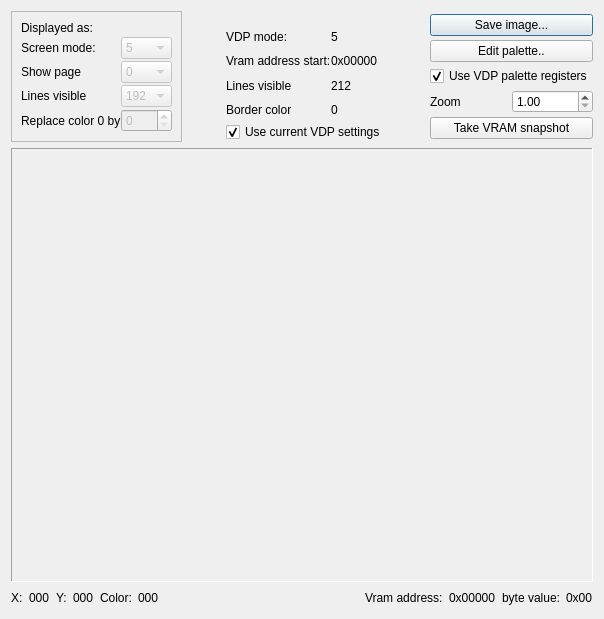
<ui version="4.0" >
 <class>BitMapViewer</class>
 <widget class="QDialog" name="BitMapViewer" >
  <property name="geometry" >
   <rect>
    <x>0</x>
    <y>0</y>
    <width>604</width>
    <height>619</height>
   </rect>
  </property>
  <property name="windowTitle" >
   <string>Dialog</string>
  </property>
  <layout class="QVBoxLayout" name="verticalLayout_4" >
   <item>
    <layout class="QHBoxLayout" name="horizontalLayout_4" >
     <property name="spacing" >
      <number>0</number>
     </property>
     <item>
      <widget class="QFrame" name="frame" >
       <property name="frameShape" >
        <enum>QFrame::StyledPanel</enum>
       </property>
       <property name="frameShadow" >
        <enum>QFrame::Raised</enum>
       </property>
       <layout class="QGridLayout" name="gridLayout" >
        <property name="horizontalSpacing" >
         <number>0</number>
        </property>
        <property name="verticalSpacing" >
         <number>2</number>
        </property>
        <item row="1" column="0" >
         <widget class="QLabel" name="label" >
          <property name="text" >
           <string>Screen mode:</string>
          </property>
         </widget>
        </item>
        <item row="1" column="1" >
         <widget class="QComboBox" name="screenMode" >
          <property name="enabled" >
           <bool>false</bool>
          </property>
          <item>
           <property name="text" >
            <string>5</string>
           </property>
          </item>
          <item>
           <property name="text" >
            <string>6</string>
           </property>
          </item>
          <item>
           <property name="text" >
            <string>7</string>
           </property>
          </item>
          <item>
           <property name="text" >
            <string>8</string>
           </property>
          </item>
          <item>
           <property name="text" >
            <string>10</string>
           </property>
          </item>
          <item>
           <property name="text" >
            <string>11</string>
           </property>
          </item>
          <item>
           <property name="text" >
            <string>12</string>
           </property>
          </item>
         </widget>
        </item>
        <item row="2" column="1" >
         <widget class="QComboBox" name="showPage" >
          <property name="enabled" >
           <bool>false</bool>
          </property>
          <item>
           <property name="text" >
            <string>0</string>
           </property>
          </item>
          <item>
           <property name="text" >
            <string>1</string>
           </property>
          </item>
          <item>
           <property name="text" >
            <string>2</string>
           </property>
          </item>
          <item>
           <property name="text" >
            <string>3</string>
           </property>
          </item>
         </widget>
        </item>
        <item row="3" column="0" >
         <widget class="QLabel" name="label_4" >
          <property name="text" >
           <string>Lines visible</string>
          </property>
         </widget>
        </item>
        <item row="3" column="1" >
         <widget class="QComboBox" name="linesVisible" >
          <property name="enabled" >
           <bool>false</bool>
          </property>
          <item>
           <property name="text" >
            <string>192</string>
           </property>
          </item>
          <item>
           <property name="text" >
            <string>212</string>
           </property>
          </item>
          <item>
           <property name="text" >
            <string>256</string>
           </property>
          </item>
         </widget>
        </item>
        <item row="2" column="0" >
         <widget class="QLabel" name="label_2" >
          <property name="text" >
           <string>Show page</string>
          </property>
         </widget>
        </item>
        <item row="4" column="0" >
         <widget class="QLabel" name="label_5" >
          <property name="text" >
           <string>Replace color 0 by</string>
          </property>
         </widget>
        </item>
        <item row="4" column="1" >
         <widget class="QSpinBox" name="bgColor" >
          <property name="enabled" >
           <bool>false</bool>
          </property>
         </widget>
        </item>
        <item row="0" column="0" >
         <widget class="QLabel" name="label_8" >
          <property name="text" >
           <string>Displayed as:</string>
          </property>
         </widget>
        </item>
       </layout>
      </widget>
     </item>
     <item>
      <layout class="QVBoxLayout" name="verticalLayout_3" >
       <item>
        <spacer name="verticalSpacer_3" >
         <property name="orientation" >
          <enum>Qt::Vertical</enum>
         </property>
         <property name="sizeType" >
          <enum>QSizePolicy::Fixed</enum>
         </property>
         <property name="sizeHint" stdset="0" >
          <size>
           <width>0</width>
           <height>13</height>
          </size>
         </property>
        </spacer>
       </item>
       <item>
        <layout class="QHBoxLayout" name="horizontalLayout_3" >
         <item>
          <spacer name="horizontalSpacer_3" >
           <property name="orientation" >
            <enum>Qt::Horizontal</enum>
           </property>
           <property name="sizeHint" stdset="0" >
            <size>
             <width>22</width>
             <height>17</height>
            </size>
           </property>
          </spacer>
         </item>
         <item>
          <layout class="QVBoxLayout" name="verticalLayout_2" >
           <item>
            <layout class="QGridLayout" name="gridLayout_2" >
             <item row="3" column="1" >
              <widget class="QLabel" name="borderLabel" >
               <property name="text" >
                <string>0</string>
               </property>
              </widget>
             </item>
             <item row="3" column="0" >
              <widget class="QLabel" name="label_11" >
               <property name="text" >
                <string>Border color</string>
               </property>
              </widget>
             </item>
             <item row="0" column="0" >
              <widget class="QLabel" name="label_9" >
               <property name="text" >
                <string>VDP mode:</string>
               </property>
              </widget>
             </item>
             <item row="1" column="0" >
              <widget class="QLabel" name="label_6" >
               <property name="text" >
                <string>Vram address start:</string>
               </property>
              </widget>
             </item>
             <item row="0" column="1" >
              <widget class="QLabel" name="modeLabel" >
               <property name="text" >
                <string>5</string>
               </property>
              </widget>
             </item>
             <item row="2" column="0" >
              <widget class="QLabel" name="label_7" >
               <property name="text" >
                <string>Lines visible</string>
               </property>
              </widget>
             </item>
             <item row="1" column="1" >
              <widget class="QLabel" name="addressLabel" >
               <property name="text" >
                <string>0x00000</string>
               </property>
              </widget>
             </item>
             <item row="2" column="1" >
              <widget class="QLabel" name="linesLabel" >
               <property name="text" >
                <string>212</string>
               </property>
              </widget>
             </item>
            </layout>
           </item>
           <item>
            <widget class="QCheckBox" name="useVDPRegisters" >
             <property name="text" >
              <string>Use current VDP settings</string>
             </property>
             <property name="checked" >
              <bool>true</bool>
             </property>
            </widget>
           </item>
          </layout>
         </item>
         <item>
          <spacer name="horizontalSpacer_2" >
           <property name="orientation" >
            <enum>Qt::Horizontal</enum>
           </property>
           <property name="sizeHint" stdset="0" >
            <size>
             <width>22</width>
             <height>17</height>
            </size>
           </property>
          </spacer>
         </item>
        </layout>
       </item>
      </layout>
     </item>
     <item>
      <layout class="QVBoxLayout" name="verticalLayout" >
       <property name="spacing" >
        <number>1</number>
       </property>
       <item>
        <widget class="QPushButton" name="saveImageButton" >
         <property name="text" >
          <string>Save image...</string>
         </property>
        </widget>
       </item>
       <item>
        <widget class="QPushButton" name="editPaletteButton" >
         <property name="text" >
          <string>Edit palette..</string>
         </property>
        </widget>
       </item>
       <item>
        <widget class="QCheckBox" name="useVDPPalette" >
         <property name="text" >
          <string>Use VDP palette registers</string>
         </property>
         <property name="checked" >
          <bool>true</bool>
         </property>
        </widget>
       </item>
       <item>
        <spacer name="verticalSpacer_2" >
         <property name="orientation" >
          <enum>Qt::Vertical</enum>
         </property>
         <property name="sizeType" >
          <enum>QSizePolicy::Minimum</enum>
         </property>
         <property name="sizeHint" stdset="0" >
          <size>
           <width>0</width>
           <height>0</height>
          </size>
         </property>
        </spacer>
       </item>
       <item>
        <layout class="QHBoxLayout" name="horizontalLayout" >
         <item>
          <widget class="QLabel" name="label_3" >
           <property name="text" >
            <string>Zoom</string>
           </property>
          </widget>
         </item>
         <item>
          <widget class="QDoubleSpinBox" name="zoomLevel" >
           <property name="decimals" >
            <number>2</number>
           </property>
           <property name="minimum" >
            <double>1.000000000000000</double>
           </property>
           <property name="maximum" >
            <double>16.000000000000000</double>
           </property>
           <property name="singleStep" >
            <double>0.250000000000000</double>
           </property>
          </widget>
         </item>
        </layout>
       </item>
       <item>
        <widget class="QPushButton" name="refreshButton" >
         <property name="text" >
          <string>Take VRAM snapshot</string>
         </property>
        </widget>
       </item>
      </layout>
     </item>
    </layout>
   </item>
   <item>
    <widget class="QScrollArea" name="scrollArea" >
     <property name="sizePolicy" >
      <sizepolicy vsizetype="Expanding" hsizetype="Expanding" >
       <horstretch>0</horstretch>
       <verstretch>0</verstretch>
      </sizepolicy>
     </property>
     <property name="minimumSize" >
      <size>
       <width>0</width>
       <height>0</height>
      </size>
     </property>
     <property name="frameShape" >
      <enum>QFrame::Panel</enum>
     </property>
     <property name="verticalScrollBarPolicy" >
      <enum>Qt::ScrollBarAsNeeded</enum>
     </property>
     <property name="horizontalScrollBarPolicy" >
      <enum>Qt::ScrollBarAsNeeded</enum>
     </property>
     <property name="widgetResizable" >
      <bool>false</bool>
     </property>
     <property name="alignment" >
      <set>Qt::AlignCenter</set>
     </property>
     <widget class="QWidget" name="scrollAreaWidgetContents" >
      <property name="geometry" >
       <rect>
        <x>38</x>
        <y>0</y>
        <width>508</width>
        <height>420</height>
       </rect>
      </property>
     </widget>
    </widget>
   </item>
   <item>
    <layout class="QHBoxLayout" name="horizontalLayout_2" >
     <item>
      <widget class="QLabel" name="label_10" >
       <property name="text" >
        <string>X:</string>
       </property>
      </widget>
     </item>
     <item>
      <widget class="QLabel" name="labelX" >
       <property name="sizePolicy" >
        <sizepolicy vsizetype="Preferred" hsizetype="Fixed" >
         <horstretch>0</horstretch>
         <verstretch>0</verstretch>
        </sizepolicy>
       </property>
       <property name="minimumSize" >
        <size>
         <width>18</width>
         <height>0</height>
        </size>
       </property>
       <property name="text" >
        <string>000</string>
       </property>
      </widget>
     </item>
     <item>
      <widget class="QLabel" name="label_13" >
       <property name="text" >
        <string>Y:</string>
       </property>
      </widget>
     </item>
     <item>
      <widget class="QLabel" name="labelY" >
       <property name="sizePolicy" >
        <sizepolicy vsizetype="Preferred" hsizetype="Fixed" >
         <horstretch>0</horstretch>
         <verstretch>0</verstretch>
        </sizepolicy>
       </property>
       <property name="minimumSize" >
        <size>
         <width>18</width>
         <height>0</height>
        </size>
       </property>
       <property name="text" >
        <string>000</string>
       </property>
      </widget>
     </item>
     <item>
      <widget class="QLabel" name="label_15" >
       <property name="text" >
        <string>Color:</string>
       </property>
      </widget>
     </item>
     <item>
      <widget class="QLabel" name="labelColor" >
       <property name="sizePolicy" >
        <sizepolicy vsizetype="Preferred" hsizetype="Fixed" >
         <horstretch>0</horstretch>
         <verstretch>0</verstretch>
        </sizepolicy>
       </property>
       <property name="minimumSize" >
        <size>
         <width>18</width>
         <height>0</height>
        </size>
       </property>
       <property name="text" >
        <string>000</string>
       </property>
      </widget>
     </item>
     <item>
      <spacer name="horizontalSpacer" >
       <property name="orientation" >
        <enum>Qt::Horizontal</enum>
       </property>
       <property name="sizeHint" stdset="0" >
        <size>
         <width>40</width>
         <height>20</height>
        </size>
       </property>
      </spacer>
     </item>
     <item>
      <widget class="QLabel" name="label_17" >
       <property name="text" >
        <string>Vram address:</string>
       </property>
      </widget>
     </item>
     <item>
      <widget class="QLabel" name="labelVramAddr" >
       <property name="sizePolicy" >
        <sizepolicy vsizetype="Preferred" hsizetype="Fixed" >
         <horstretch>0</horstretch>
         <verstretch>0</verstretch>
        </sizepolicy>
       </property>
       <property name="minimumSize" >
        <size>
         <width>42</width>
         <height>0</height>
        </size>
       </property>
       <property name="text" >
        <string>0x00000</string>
       </property>
      </widget>
     </item>
     <item>
      <widget class="QLabel" name="label_19" >
       <property name="text" >
        <string>byte value:</string>
       </property>
      </widget>
     </item>
     <item>
      <widget class="QLabel" name="labelByte" >
       <property name="sizePolicy" >
        <sizepolicy vsizetype="Preferred" hsizetype="Fixed" >
         <horstretch>0</horstretch>
         <verstretch>0</verstretch>
        </sizepolicy>
       </property>
       <property name="minimumSize" >
        <size>
         <width>24</width>
         <height>0</height>
        </size>
       </property>
       <property name="text" >
        <string>0x00</string>
       </property>
      </widget>
     </item>
    </layout>
   </item>
  </layout>
 </widget>
 <resources/>
 <connections/>
</ui>
